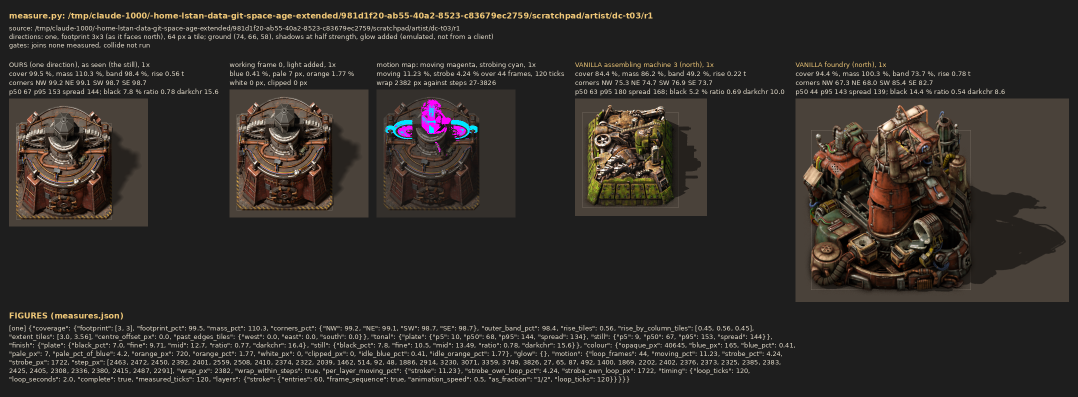
#> input picture archive/concept/drop-crusher/model/comparison-r2.png, 2156 x 793 px, given in place of molten-non-ferrous-metal.png, which was not available (shown at 1/2 size)
$ python derive-fluid-icons.py ../archive/concept/drop-crusher/model/comparison-r2.png
#> lines starting #> are read from the running program, lines starting #| are printed output that depends on the picture
#!/usr/bin/env python3
"""Build this mod's derived fluid icons by gradient-mapping an existing drop.

Technique, and why it differs from tools/recolour-turbine.py: that script
rotates hue, which only works on pixels that already have some. Here the job
is to give a drop a colour it does not have, so each pixel's *luminance* picks
a colour off a warm ramp instead. The source's shading, gloss and highlight
all survive; only the colour is new.

The source is one of the mod's own rendered fluid drops rather than vanilla's
steam icon, which was the first attempt and was wrong twice over. Vanilla's
steam icon is a lumpy cloud of small nodules -- mapped to warm colours it
reads as popcorn, not as vapour -- and at 46% frame coverage it was visibly
chunkier than this mod's other fluid icons, which sit at 31-35%. Borrowing a
sibling drop instead means the icon is the same shape language, gloss and
weight as the five it sits beside in the fluid list.

Cyan-teal, matching the Quench Turbine. Warm amber was the first choice and
was measurably wrong: the set's hues are molten scrap 20, molten non-ferrous
0-20, contaminated acid 40, holmium residue 260, molten ferrous 200. An amber
vapour landed at hue 0-20, i.e. a second saturated orange drop sitting beside
the first, and a pale-gold version landed on the acid. Cyan-teal is the one
free slot in the set, it stays legible at 16px, and it ties the fluid to the
machine that consumes it -- the same relationship vanilla draws between green
fuel cells and a green reactor. It is also honest about the mechanic: this
vapour is what comes off a Magmatic Core quenched with Ice.

The fluid prototype's base_color/flow_color were changed to match, so pipes
and the fluid list agree with the icon.

This is a stopgap: a real render for Quench Vapour would replace it.

Each entry in ICONS is (output name, ramp, levels). Hues are chosen against
what the set already uses -- measured, not guessed: molten scrap 20, molten
non-ferrous 0-20, contaminated acid 40, molten ferrous 200, holmium residue
260. Quench Vapour took teal (180), the coolant pair takes blue (215) for the
cold half and a dull rust (25) for the spent half, which is the one place a
warm hue is wanted because it is deliberately reading as "used up" next to its
own cold form rather than competing across the whole list.

Usage: tools/derive-fluid-icons.py
Writes 120x64 four-level mip strips into graphics/icons/fluid/.
"""

import os
import sys

from PIL import Image

MIP_SIZES = (64, 32, 16, 8)

# Luminance source: molten non-ferrous metal. Picked for tone, not subject --
# it is the widest, most evenly distributed tonal range in the set (5th/50th/
# 95th percentile luminance 80/110/191), which is what a gradient map needs to
# resolve into distinct colours. Its own purple is irrelevant; only luminance
# is read. Its silhouette is already at the set's coverage, so no rescale.
SOURCE_ICON = "graphics/icons/fluid/molten-non-ferrous-metal.png"

# Luminance -> colour ramp: deep teal shadow, cyan midtones, near-white core
# so the drop reads as luminous vapour rather than a liquid. Anchors are
# (luminance, (r, g, b)) and are linearly interpolated.
ICONS = {
    # Quench Vapour: cyan-teal, matching the Quench Turbine that drinks it.
    "quench-vapour": [
        (0.00, (4, 26, 30)),
        (0.18, (8, 64, 74)),
        (0.38, (14, 116, 130)),
        (0.56, (38, 170, 182)),
        (0.72, (96, 212, 218)),
        (0.86, (172, 238, 240)),
        (1.00, (240, 254, 255)),
    ],
    # Quench Coolant, cold: a deep saturated blue, clear of the pale blue-white
    # molten ferrous already sits at.
    "quench-coolant": [
        (0.00, (6, 14, 40)),
        (0.20, (16, 42, 104)),
        (0.42, (32, 78, 176)),
        (0.60, (66, 122, 224)),
        (0.78, (140, 180, 245)),
        (1.00, (232, 242, 255)),
    ],
    # Spent Quench Coolant: the same drop gone dull and rusty, so the pair
    # reads as one fluid in two states at a glance.
    "spent-quench-coolant": [
        (0.00, (26, 14, 8)),
        (0.22, (74, 40, 20)),
        (0.45, (128, 74, 36)),
        (0.64, (176, 110, 58)),
        (0.82, (212, 156, 104)),
        (1.00, (238, 208, 176)),
    ],
}

# The source drop uses only the middle of the luminance range (p5 0.31, p95
# 0.75), so mapping it straight would use only the middle of the ramp and come
# out flat. Stretching those percentiles to the ramp's full span puts real
# ember in the shadows and a genuinely bright core in the highlight. The gamma
# lifts the midtones slightly so the body reads as glowing rather than dark.
LEVELS_LO, LEVELS_HI = 0.31, 0.75
CONTRAST_GAMMA = 0.85


def ramp_colour(ramp, t):
    t = max(0.0, min(1.0, t))
    for i in range(len(ramp) - 1):
        t0, c0 = ramp[i]
        t1, c1 = ramp[i + 1]
        if t0 <= t <= t1:
            f = 0.0 if t1 == t0 else (t - t0) / (t1 - t0)
            return tuple(int(c0[j] + (c1[j] - c0[j]) * f + 0.5) for j in range(3))
    return ramp[-1][1]


def gradient_map(im, ramp):
    """Map each pixel's luminance through the ramp, preserving alpha."""
    im = im.convert("RGBA")
    lut = [ramp_colour(ramp, i / 255.0) for i in range(256)]
    out = []
    for r, g, b, a in im.getdata():
        if a == 0:
            out.append((0, 0, 0, 0))
            continue
        lum = (r * 299 + g * 587 + b * 114) / 255000.0
        lum = (lum - LEVELS_LO) / (LEVELS_HI - LEVELS_LO)
        lum = max(0.0, min(1.0, lum)) ** CONTRAST_GAMMA
        out.append(lut[int(lum * 255 + 0.5)] + (a,))
    result = Image.new("RGBA", im.size)
    result.putdata(out)
    return result


def coverage(icon):
    alpha = icon.getchannel("A")
    return sum(1 for p in alpha.get_flattened_data() if p > 12) / float(icon.width * icon.height)


def mip_strip(icon64):
    strip = Image.new("RGBA", (sum(MIP_SIZES), MIP_SIZES[0]), (0, 0, 0, 0))
    x = 0
    for size in MIP_SIZES:
        strip.paste(icon64.resize((size, size), Image.LANCZOS), (x, 0))
        x += size
    return strip


def main(argv):
    repo = os.path.dirname(os.path.dirname(os.path.abspath(__file__)))
    src = Image.open(os.path.join(repo, SOURCE_ICON)).convert("RGBA")
    icon = src.crop((0, 0, 64, 64)) if src.width > 64 else src.resize((64, 64), Image.LANCZOS)
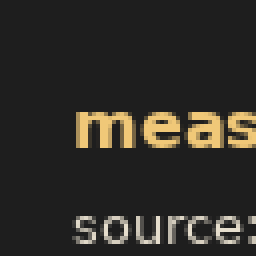
#> icon: PIL image 64x64 RGBA (shown 4 times larger); mean R, G, B, A 47.9, 45.3, 40, 255

    for name, ramp in ICONS.items():
        mapped = gradient_map(icon, ramp)
        out = os.path.join(repo, "graphics/icons/fluid/%s.png" % name)
        mip_strip(mapped).save(out)
        print("%-24s from %s  coverage %.0f%%"
              % (name + ".png", os.path.basename(SOURCE_ICON), coverage(mapped) * 100))
#> this loop made 1 pass
#> pass 1, in main, `mapped = gradient_map(icon, ramp)`:
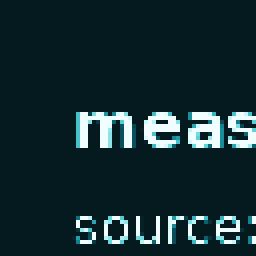
#> mapped: PIL image 64x64 RGBA (shown 4 times larger); mean R, G, B, A 21, 45.2, 49.1, 255
#> pass 1, in main, `mip_strip(mapped).save(out)`:
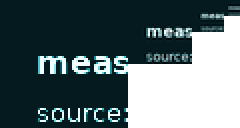
#> saved as quench-vapour.png: PIL image 120x64 RGBA (shown 2 times larger); mean R, G, B, A 15, 31.9, 34.7, 180.6; transparent parts drawn white
    return 0


if __name__ == "__main__":
#> (the run stopped early here; a loop or call above may not have finished)
